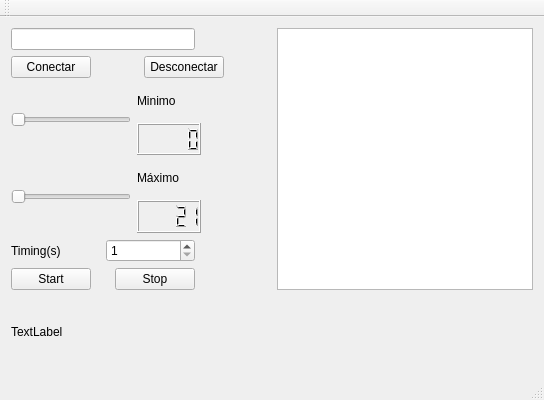
<?xml version="1.0" encoding="UTF-8"?>
<ui version="4.0">
 <class>MainWindow</class>
 <widget class="QMainWindow" name="MainWindow">
  <property name="geometry">
   <rect>
    <x>0</x>
    <y>0</y>
    <width>544</width>
    <height>400</height>
   </rect>
  </property>
  <property name="windowTitle">
   <string>MainWindow</string>
  </property>
  <widget class="QWidget" name="centralWidget">
   <layout class="QGridLayout" name="gridLayout">
    <item row="0" column="2">
     <spacer name="horizontalSpacer">
      <property name="orientation">
       <enum>Qt::Horizontal</enum>
      </property>
      <property name="sizeHint" stdset="0">
       <size>
        <width>27</width>
        <height>20</height>
       </size>
      </property>
     </spacer>
    </item>
    <item row="0" column="3" rowspan="6">
     <widget class="QTextBrowser" name="textBrowser_Execucao"/>
    </item>
    <item row="1" column="0" colspan="3">
     <layout class="QHBoxLayout" name="horizontalLayout">
      <item>
       <widget class="QPushButton" name="pushButtonConnect">
        <property name="text">
         <string>Conectar</string>
        </property>
       </widget>
      </item>
      <item>
       <spacer name="horizontalSpacer_3">
        <property name="orientation">
         <enum>Qt::Horizontal</enum>
        </property>
        <property name="sizeHint" stdset="0">
         <size>
          <width>18</width>
          <height>20</height>
         </size>
        </property>
       </spacer>
      </item>
      <item>
       <widget class="QPushButton" name="pushButton_Disconnect">
        <property name="text">
         <string>Desconectar</string>
        </property>
       </widget>
      </item>
      <item>
       <spacer name="horizontalSpacer_2">
        <property name="orientation">
         <enum>Qt::Horizontal</enum>
        </property>
        <property name="sizeHint" stdset="0">
         <size>
          <width>40</width>
          <height>20</height>
         </size>
        </property>
       </spacer>
      </item>
     </layout>
    </item>
    <item row="2" column="0" colspan="2">
     <layout class="QHBoxLayout" name="horizontalLayout_2">
      <item>
       <widget class="QSlider" name="horizontalSliderMinimo">
        <property name="maximum">
         <number>20</number>
        </property>
        <property name="orientation">
         <enum>Qt::Horizontal</enum>
        </property>
       </widget>
      </item>
      <item>
       <layout class="QVBoxLayout" name="verticalLayout">
        <item>
         <widget class="QLabel" name="label">
          <property name="text">
           <string>Minimo</string>
          </property>
         </widget>
        </item>
        <item>
         <widget class="QLCDNumber" name="lcdNumberMinimo"/>
        </item>
       </layout>
      </item>
     </layout>
    </item>
    <item row="2" column="2">
     <spacer name="horizontalSpacer_4">
      <property name="orientation">
       <enum>Qt::Horizontal</enum>
      </property>
      <property name="sizeHint" stdset="0">
       <size>
        <width>27</width>
        <height>20</height>
       </size>
      </property>
     </spacer>
    </item>
    <item row="3" column="0" colspan="2">
     <layout class="QHBoxLayout" name="horizontalLayout_3">
      <item>
       <widget class="QSlider" name="horizontalSliderMaximo">
        <property name="minimum">
         <number>21</number>
        </property>
        <property name="maximum">
         <number>30</number>
        </property>
        <property name="orientation">
         <enum>Qt::Horizontal</enum>
        </property>
       </widget>
      </item>
      <item>
       <layout class="QVBoxLayout" name="verticalLayout_2">
        <item>
         <widget class="QLabel" name="label_2">
          <property name="text">
           <string>Máximo</string>
          </property>
         </widget>
        </item>
        <item>
         <widget class="QLCDNumber" name="lcdNumberMaximo">
          <property name="value" stdset="0">
           <double>21.000000000000000</double>
          </property>
         </widget>
        </item>
       </layout>
      </item>
     </layout>
    </item>
    <item row="3" column="2">
     <spacer name="horizontalSpacer_5">
      <property name="orientation">
       <enum>Qt::Horizontal</enum>
      </property>
      <property name="sizeHint" stdset="0">
       <size>
        <width>27</width>
        <height>20</height>
       </size>
      </property>
     </spacer>
    </item>
    <item row="4" column="0">
     <layout class="QHBoxLayout" name="horizontalLayout_4">
      <item>
       <widget class="QLabel" name="label_3">
        <property name="text">
         <string>Timing(s)</string>
        </property>
       </widget>
      </item>
      <item>
       <widget class="QSpinBox" name="spinBoxTiming">
        <property name="minimum">
         <number>1</number>
        </property>
        <property name="maximum">
         <number>10</number>
        </property>
       </widget>
      </item>
     </layout>
    </item>
    <item row="4" column="1" colspan="2">
     <spacer name="horizontalSpacer_6">
      <property name="orientation">
       <enum>Qt::Horizontal</enum>
      </property>
      <property name="sizeHint" stdset="0">
       <size>
        <width>33</width>
        <height>20</height>
       </size>
      </property>
     </spacer>
    </item>
    <item row="5" column="0">
     <layout class="QHBoxLayout" name="horizontalLayout_5">
      <item>
       <widget class="QPushButton" name="pushButtonStart">
        <property name="text">
         <string>Start</string>
        </property>
       </widget>
      </item>
      <item>
       <spacer name="horizontalSpacer_8">
        <property name="orientation">
         <enum>Qt::Horizontal</enum>
        </property>
        <property name="sizeHint" stdset="0">
         <size>
          <width>18</width>
          <height>20</height>
         </size>
        </property>
       </spacer>
      </item>
      <item>
       <widget class="QPushButton" name="pushButtonStop">
        <property name="text">
         <string>Stop</string>
        </property>
       </widget>
      </item>
     </layout>
    </item>
    <item row="5" column="1" colspan="2">
     <spacer name="horizontalSpacer_7">
      <property name="orientation">
       <enum>Qt::Horizontal</enum>
      </property>
      <property name="sizeHint" stdset="0">
       <size>
        <width>33</width>
        <height>20</height>
       </size>
      </property>
     </spacer>
    </item>
    <item row="6" column="0">
     <widget class="QLabel" name="labelStatus">
      <property name="text">
       <string>TextLabel</string>
      </property>
     </widget>
    </item>
    <item row="0" column="0">
     <widget class="QLineEdit" name="lineEdit_IP"/>
    </item>
   </layout>
  </widget>
  <widget class="QMenuBar" name="menuBar">
   <property name="geometry">
    <rect>
     <x>0</x>
     <y>0</y>
     <width>544</width>
     <height>22</height>
    </rect>
   </property>
  </widget>
  <widget class="QToolBar" name="mainToolBar">
   <attribute name="toolBarArea">
    <enum>TopToolBarArea</enum>
   </attribute>
   <attribute name="toolBarBreak">
    <bool>false</bool>
   </attribute>
  </widget>
  <widget class="QStatusBar" name="statusBar"/>
 </widget>
 <layoutdefault spacing="6" margin="11"/>
 <resources/>
 <connections>
  <connection>
   <sender>horizontalSliderMinimo</sender>
   <signal>valueChanged(int)</signal>
   <receiver>lcdNumberMinimo</receiver>
   <slot>display(int)</slot>
   <hints>
    <hint type="sourcelabel">
     <x>132</x>
     <y>153</y>
    </hint>
    <hint type="destinationlabel">
     <x>192</x>
     <y>178</y>
    </hint>
   </hints>
  </connection>
  <connection>
   <sender>horizontalSliderMaximo</sender>
   <signal>valueChanged(int)</signal>
   <receiver>lcdNumberMaximo</receiver>
   <slot>display(int)</slot>
   <hints>
    <hint type="sourcelabel">
     <x>164</x>
     <y>219</y>
    </hint>
    <hint type="destinationlabel">
     <x>201</x>
     <y>230</y>
    </hint>
   </hints>
  </connection>
 </connections>
 <slots>
  <slot>mostrarIP()</slot>
 </slots>
</ui>
